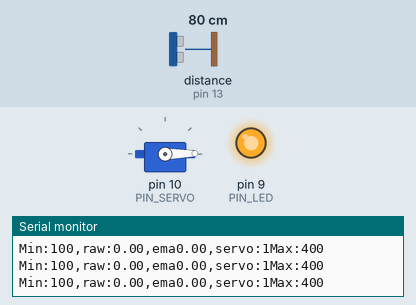
A sketch run on a simulated Arduino Uno, built with avr-gcc and run on an emulated ATmega328P. On the bench: servo, output pins drawn as LEDs (lit = HIGH), the last lines printed to the serial monitor. Wiring (inferred from the names in the program): ultrasonic range finder: trigger pin 12; echo pin 13. The test bench sets the inputs (shaded band); at power-on: distance to the obstacle (sensor on pin 13) 80 cm. The echo pulse lasts 58.3 µs per cm; pins used as bus, display or sensor lines are not drawn.

Above: at 1.2 s.
1.3 s: distance to the obstacle (sensor on pin 13) set to 42 cm
2.8 s: distance to the obstacle (sensor on pin 13) set to 39 cm
At 4.6 s:
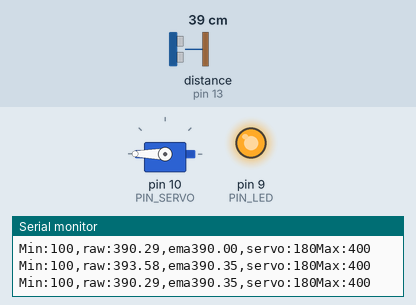
4.9 s: distance to the obstacle (sensor on pin 13) set to 18 cm
At 5.07 s:
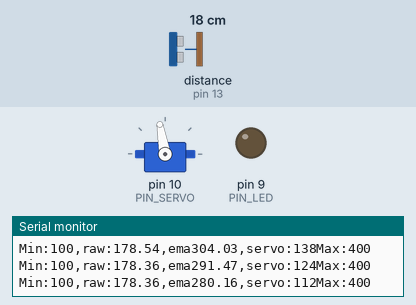
7.9 s: distance to the obstacle (sensor on pin 13) set to 35 cm
At 10.1 s:
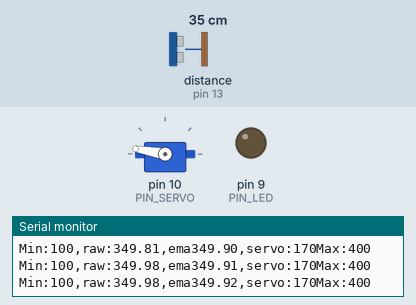
Timing chart, 0 to 11.6 s (numbered marks = the images above; inputs shaded):
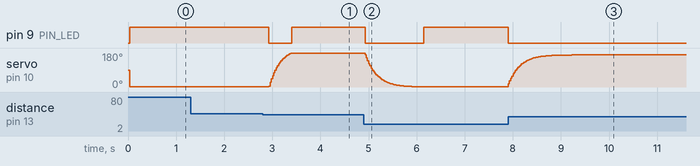

Measured:
- the behaviour switches between 40 and 39 cm on distance to the obstacle (sensor on pin 13) (found by bisection; images 0 and 1)
- after the input at 2.8 s, pin 9 (PIN_LED): HIGH → LOW after 0.13 s, → HIGH 0.48 s later; servo on pin 10 (PIN_SERVO): moves from 1° to 180° over 0.45 s, starting after 0.13 s
- after the input at 4.9 s, pin 9 (PIN_LED): HIGH → LOW at once, → HIGH 1.2 s later; servo on pin 10 (PIN_SERVO): moves from 180° to 1° over 1.0 s, starting at once
- after the input at 7.9 s, pin 9 (PIN_LED): HIGH → LOW at once; servo on pin 10 (PIN_SERVO): moves from 1° to 170° over 1.3 s, starting at once

The sketch:

11_example_1.ino
```cpp
#include <Servo.h>

// Arduino pin assignment
#define PIN_LED 9
#define PIN_SERVO 10
#define PIN_TRIG 12
#define PIN_ECHO 13

// configurable parameters
#define SND_VEL 346.0 // sound velocity at 24 celsius degree (unit: m/s)
#define INTERVAL 25 // sampling interval (unit: ms)
#define _DIST_MIN 100 // minimum distance to be measured (unit: mm)
#define _DIST_MAX 400 // maximum distance to be measured (unit: mm)
#define _DIST_ALPHA 0.1 // EMA weight of new sample (range: 0 to 1). Setting this value to 1 effectively disables EMA filter.

#define _DUTY_MIN 553 // servo full clockwise position (0 degree)
#define _DUTY_NEU 1476 // servo neutral position (90 degree)
#define _DUTY_MAX 2399 // servo full counterclockwise position (180 degree)

// global variables
float timeout; // unit: us
float dist_min, dist_max, dist_raw, dist_prev, dist_ema, alpha; // unit: mm
unsigned long last_sampling_time; // unit: ms
float scale; // used for pulse duration to distance conversion
Servo myservo;

void setup() {
// initialize GPIO pins
  pinMode(PIN_LED,OUTPUT);
  pinMode(PIN_TRIG,OUTPUT);
  digitalWrite(PIN_TRIG, LOW);
  pinMode(PIN_ECHO,INPUT);

  myservo.attach(PIN_SERVO);
  myservo.writeMicroseconds(_DUTY_NEU);

// initialize USS related variables
  dist_min = _DIST_MIN;
  dist_max = _DIST_MAX;
  alpha = _DIST_ALPHA;
  timeout = (INTERVAL / 2) * 1000.0; // precalculate pulseIn() timeout value. (unit: us)
  dist_raw = dist_prev = 0.0; // raw distance output from USS (unit: mm)
  scale = 0.001 * 0.5 * SND_VEL;

// initialize serial port
  Serial.begin(57600);

// initialize last sampling time
  last_sampling_time = 0;
}

void loop() {
// wait until next sampling time.
// millis() returns the number of milliseconds since the program started. Will overflow after 50 days.
  if(millis() < last_sampling_time + INTERVAL) return;

// get a distance reading from the USS
  dist_raw = USS_measure(PIN_TRIG,PIN_ECHO);
  dist_ema = _DIST_ALPHA*dist_raw+((1-_DIST_ALPHA)*dist_ema); // 알파값 받는것으로 변경
// output the read value to the serial port
  Serial.print("Min:100,raw:");
  Serial.print(dist_raw);
  Serial.print(",ema");
  Serial.print(dist_ema);
  Serial.print(",servo:");
  Serial.print(myservo.read());
  Serial.println("Max:400");

// adjust servo position according to the USS read value

  // add your code here!

  if(dist_ema < 180) {
    digitalWrite(PIN_LED,HIGH);
    myservo.writeMicroseconds(_DUTY_MIN);
  }
  else if(dist_ema > 360) {
    digitalWrite(PIN_LED,HIGH);
    myservo.writeMicroseconds(_DUTY_MAX);
  }
  else{
    digitalWrite(PIN_LED,LOW);
    myservo.writeMicroseconds((float)(10.25*dist_ema-1291));
  }


// update last sampling time
  last_sampling_time += INTERVAL;
}

// get a distance reading from USS. return value is in millimeter.
float USS_measure(int TRIG, int ECHO)
{
  float reading;
  digitalWrite(TRIG, HIGH);
  delayMicroseconds(10);
  digitalWrite(TRIG, LOW);

  reading = pulseIn(ECHO, HIGH, timeout) * scale; // unit: mm
  if(reading < dist_min || reading > dist_max) reading = 0.0; // return 0 when out of range.

  if(reading == 0.0) reading = dist_prev;
  else dist_prev = reading;

  return reading;
}
```
